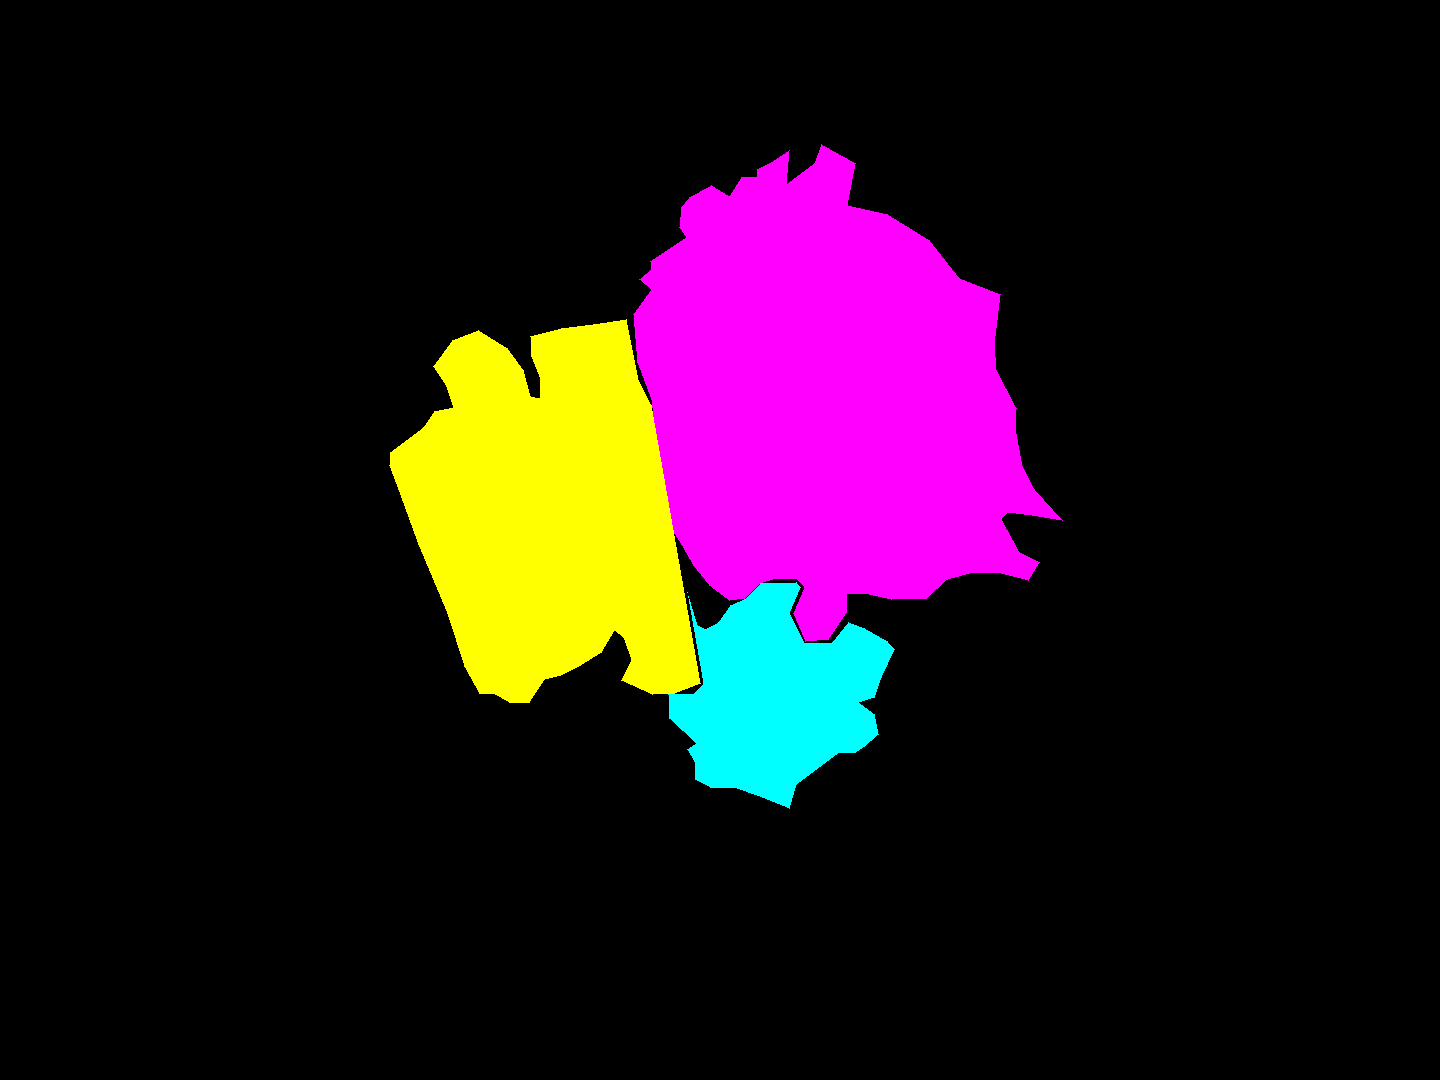

Write the Python code that produced this figure.
import cv2
import numpy as np
import json
from PIL import Image, ImageDraw

color = {"rice":[255,0,255],"vegetable":[255,255,0],"chicken":[0,255,255]}

def polygons_to_mask(img_shape, polygons):
    mask = np.zeros(img_shape, dtype=np.uint8)
    mask = Image.fromarray(mask)
    xy = list(map(tuple, polygons))
    ImageDraw.Draw(mask).polygon(xy=xy, outline=1, fill=1)
    mask = np.array(mask, dtype=bool)

    return mask

def mask2box(mask):
    index = np.argwhere(mask == 1)
    rows = index[:, 0]
    clos = index[:, 1]
    left_top_r = np.min(rows)
    left_top_c = np.min(clos)
    right_bottom_r = np.max(rows)
    right_bottom_c = np.max(clos)

    return [left_top_c, left_top_r, right_bottom_c, right_bottom_r]


def get_bbox(points, h, w):
    polygons = points
    mask = polygons_to_mask([h,w], polygons)

    return mask2box(mask)

def get_mask(img, json_path, output_path):
    with open(json_path, 'r') as json_file:
        data = json.load(json_file)
        mask = np.zeros((img.shape[0], img.shape[1], 3), dtype=np.int)
        for shape in data['shapes']:
            label = shape['label']
            if (label == "plate"):
                continue
            points = shape['points']
            bbox = get_bbox(points, img.shape[0], img.shape[1])
            points = np.array(points)
            shape = points.shape
            points = points.reshape(shape[0], 1, shape[1])
            for i in range(bbox[0], bbox[2] + 1):
                for j in range(bbox[1], bbox[3] + 1):
                    if (cv2.pointPolygonTest(points, (i, j), False) >= 0):
                        mask[j][i] = color[label]

        cv2.imwrite("mask.png", mask)

##img = cv2.imread("test.jpg",0)
##get_mask(img, "test.json")
